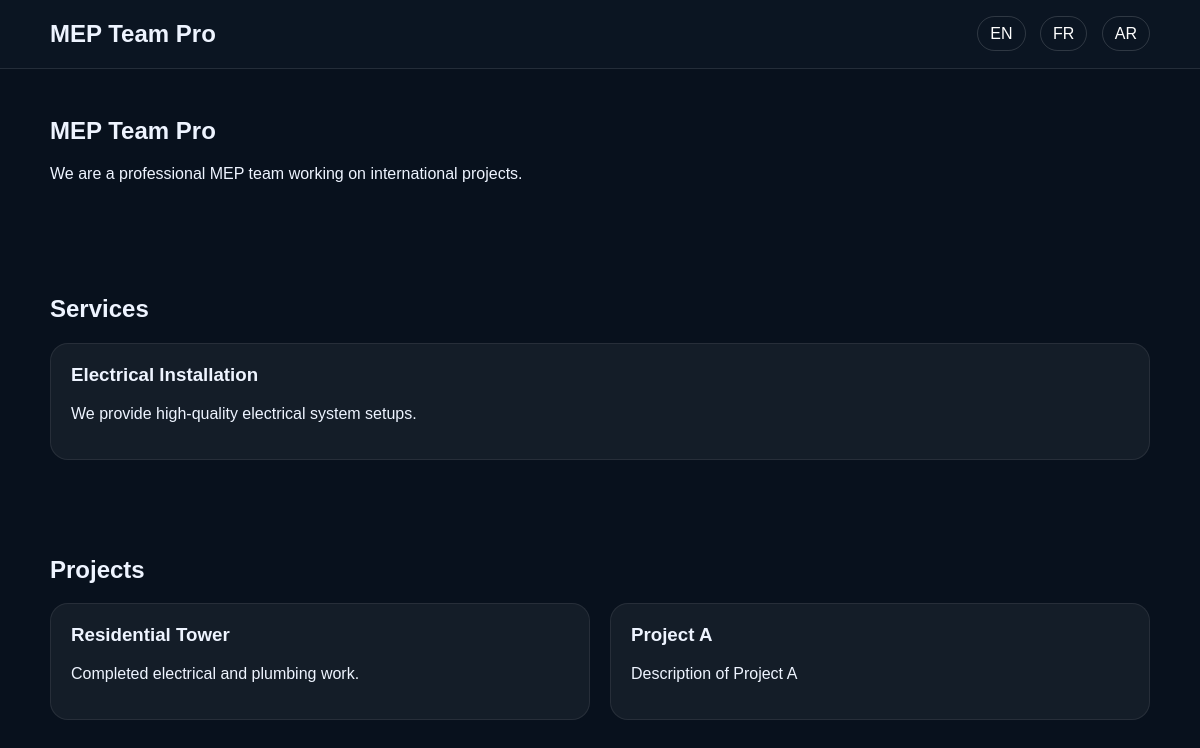
The page / on the database its author committed.
### tables this page shows
CREATE TABLE `about` (
  `id` int(11) NOT NULL,
  `lang` varchar(2) DEFAULT NULL,
  `content` text
);

CREATE TABLE `services` (
  `id` int(11) NOT NULL,
  `lang` varchar(2) DEFAULT NULL,
  `title` varchar(255) DEFAULT NULL,
  `description` text
);

CREATE TABLE `projects` (
  `id` int(11) NOT NULL,
  `lang` varchar(2) DEFAULT NULL,
  `title` varchar(255) DEFAULT NULL,
  `description` text,
  `img_url` varchar(255) DEFAULT NULL
);

### app/helpers/functions.php (called while the page is built)
<?php
function e(?string $value): string
{
    return htmlspecialchars((string) $value, ENT_QUOTES, 'UTF-8');
}
function current_lang(): string
{
    $lang = $_GET['lang'] ?? 'en';
    $allowed = ['en', 'fr', 'ar'];
    return in_array($lang, $allowed, true) ? $lang : 'en';
}
function is_rtl(string $lang): bool
{
    return $lang === 'ar';
}

### public/index.php (the view, shortened to what this page needs)
<?php
require_once __DIR__ . '/../app/helpers/functions.php';
$pdo = Database::connect();
$lang = current_lang();
$stmtAbout = $pdo->prepare("SELECT content FROM about WHERE lang = ? LIMIT 1");
$stmtAbout->execute([$lang]);
$about = $stmtAbout->fetch();
$stmtServices = $pdo->prepare("SELECT title, description FROM services WHERE lang = ? ORDER BY id ASC");
$stmtServices->execute([$lang]);
$services = $stmtServices->fetchAll();
$stmtProjects = $pdo->prepare("SELECT title, description, img_url FROM projects WHERE lang = ? ORDER BY id ASC");
$stmtProjects->execute([$lang]);
$projects = $stmtProjects->fetchAll();
$dir = is_rtl($lang) ? 'rtl' : 'ltr';
?>
<!DOCTYPE html>
<html lang="<?= e($lang) ?>" dir="<?= e($dir) ?>">
<head>
</head>
<body>
<header>
    <div class="container">
        <nav>
            <div class="brand">MEP Team Pro</div>
            <div class="langs">
                <a href="?lang=en">EN</a>
                <a href="?lang=fr">FR</a>
                <a href="?lang=ar">AR</a>
            </div>
        </nav>
    </div>
</header>
<section class="hero">
    <div class="container">
        <h1>MEP Team Pro</h1>
        <p><?= e($about['content'] ?? 'Professional MEP solutions.') ?></p>
    </div>
</section>
<section>
    <div class="container">
        <h2>Services</h2>
        <div class="grid">
            <?php foreach ($services as $service): ?>
                <div class="card">
                    <h3><?= e($service['title']) ?></h3>
                    <p><?= e($service['description']) ?></p>
                </div>
            <?php endforeach; ?>
        </div>
    </div>
</section>
<section>
    <div class="container">
        <h2>Projects</h2>
        <div class="grid">
            <?php foreach ($projects as $project): ?>
                <div class="card">
                    <h3><?= e($project['title']) ?></h3>
                    <p><?= e($project['description']) ?></p>
                </div>
            <?php endforeach; ?>
        </div>
    </div>
</section>
</body>
</html>

### public/index.php (style rules this page uses)
body { margin: 0; font-family: Arial, sans-serif; background: #08111d; color: #eef4ff; }
.container { width: min(1100px, calc(100% - 32px)); margin: 0 auto; }
header { padding: 20px 0; border-bottom: 1px solid rgba(255,255,255,.1); background: #0b1522; }
nav { display: flex; justify-content: space-between; align-items: center; gap: 16px; flex-wrap: wrap; }
.brand { font-size: 1.5rem; font-weight: bold; }
.langs a { color: #fff; margin-left: 10px; text-decoration: none; padding: 8px 12px; border: 1px solid rgba(255,255,255,.15); border-radius: 999px; }
.hero, section { padding: 48px 0; }
h1, h2, h3 { margin-top: 0; }
.grid { display: grid; grid-template-columns: repeat(auto-fit, minmax(260px, 1fr)); gap: 20px; }
.card { background: rgba(255,255,255,.05); border: 1px solid rgba(255,255,255,.08); border-radius: 18px; padding: 20px; }

### rows shown on the page
about: content "We are a professional MEP team working on international projects."
services: title "Electrical Installation", description "We provide high-quality electrical system setups."
projects: title "Residential Tower", description "Completed electrical and plumbing work."
projects: title "Project A", description "Description of Project A"
